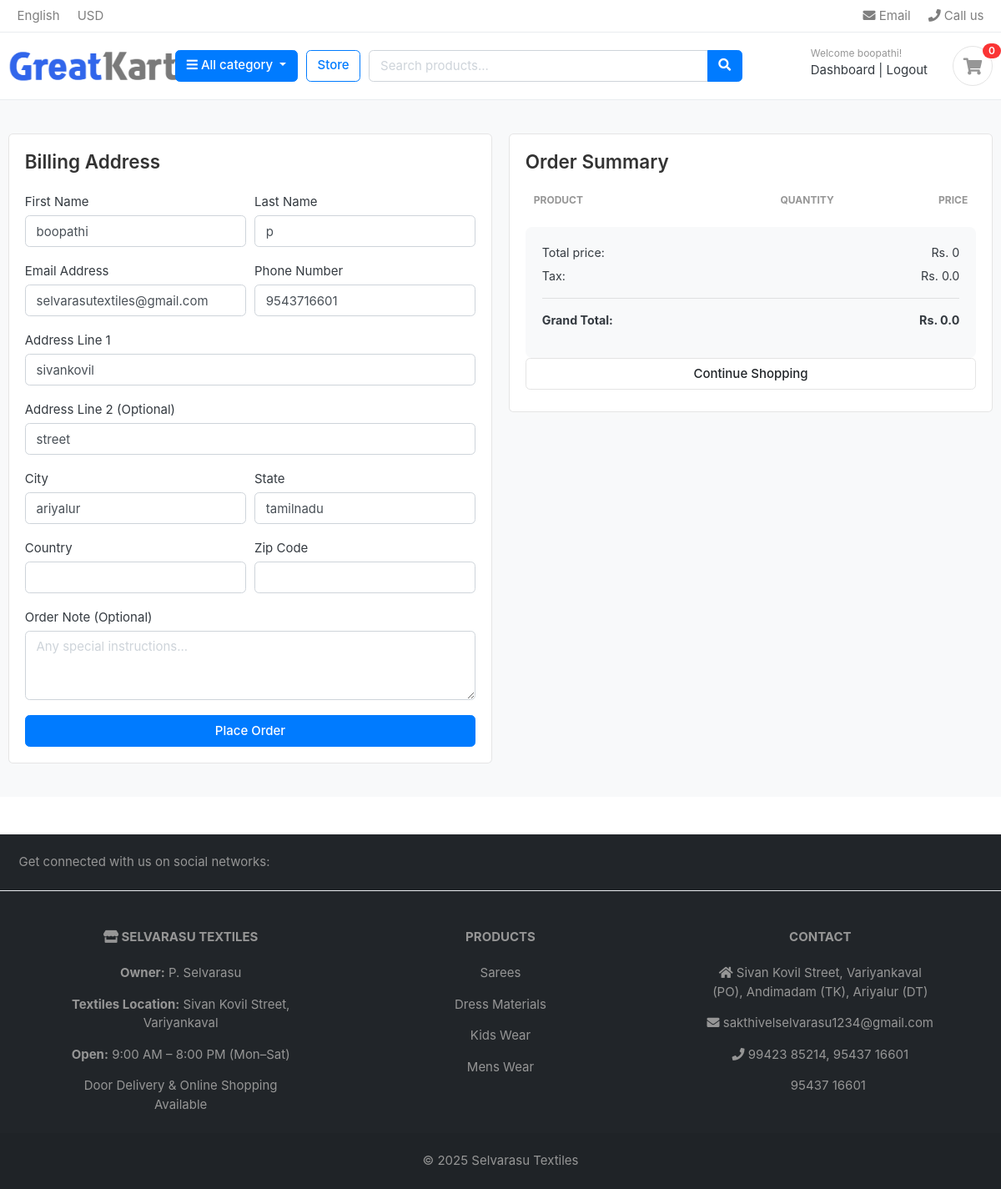
Page /cart/checkout/ (signed in) on the committed database.
### accounts/models.py (models this page shows, shortened)
class Account(AbstractBaseUser):
    first_name = models.CharField(max_length=50)
    last_name = models.CharField(max_length=50)
    username = models.CharField(max_length=50, unique=True)
    email = models.EmailField(max_length=100, unique=True)
    phone_number = models.CharField(max_length=50)
    date_joined = models.DateTimeField(auto_now_add=True)
    last_login = models.DateTimeField(auto_now_add=True)
    is_admin = models.BooleanField(default=False)
    is_staff = models.BooleanField(default=False)
    is_active = models.BooleanField(default=False)
    is_superadmin = models.BooleanField(default=False)
    USERNAME_FIELD = 'email'
    REQUIRED_FIELDS = ['username', 'first_name', 'last_name']
    objects = MyAccountManager()

class UserProfile(models.Model):
    user = models.OneToOneField(Account, on_delete=models.CASCADE)
    address_line_1 = models.CharField(blank=True, max_length=100)
    address_line_2 = models.CharField(blank=True, max_length=100)
    profile_picture = models.ImageField(blank=True, upload_to='userprofile')
    city = models.CharField(blank=True, max_length=20)
    state = models.CharField(blank=True, max_length=20)

### carts/views.py (the view, shortened to what this page needs)
# urls.py: path('checkout/', views.checkout, name='checkout'),
@login_required(login_url='login')
def checkout(request, total=0, quantity=0, cart_items=None):
    try:
        tax = 0
        grand_total = 0
        if request.user.is_authenticated:
            cart_items = CartItem.objects.filter(user=request.user, is_active=True)
        else:
            cart = Cart.objects.get(cart_id=_cart_id(request))
            cart_items = CartItem.objects.filter(cart=cart, is_active=True)
        for cart_item in cart_items:
            total += (cart_item.product.price * cart_item.quantity)
            quantity += cart_item.quantity
        tax = (2 * total) / 100
        grand_total = total + tax
    except ObjectDoesNotExist:
        pass
    context = {
        'total': total,
        'quantity': quantity,
        'cart_items': cart_items,
        'tax': tax,
        'grand_total': grand_total,
    }
    return render(request, 'store/checkout.html', context)

### Category/context_processors.py (called while the page is built)
def menu_links(request):
    links = Category.objects.all()
    return dict(links=links)

### Category/models.py (called while the page is built)
    def get_url(self):
        return reverse('products_by_category',args=[self.slug])

### carts/context_processors.py (called while the page is built)
def counter(request):
    item_count = 0
    if 'admin' in request.path:
        return {}
    else:
        try:
            if request.user.is_authenticated:
                cart_items = CartItem.objects.filter(user=request.user, is_active=True)
            else:
                cart = Cart.objects.get(cart_id=_cart_id(request))
                cart_items = CartItem.objects.filter(cart=cart, is_active=True)
            for cart_item in cart_items:
                item_count += cart_item.quantity
        except Cart.DoesNotExist:
            item_count = 0
    return dict(item_count=item_count)

### templates/store/checkout.html (shortened to what this page needs)
{% extends 'base.html' %}
{% load static %}
{% block content %}
<section class="section-content padding-y bg">
<div class="container">
<div class="row">
    <aside class="col-lg-6">
        <div class="card">
            <div class="card-body">
                <h4 class="card-title mb-4">Billing Address</h4>
                <form action="{% url 'place_order' %}" method="POST">
                    <div class="form-row">
                        <div class="col form-group">
                            <label for="first_name">First Name</label>
                            <input type="text" class="form-control" name="first_name" value="{{ user.first_name }}" required>
                        </div>
                        <div class="col form-group">
                            <label for="last_name">Last Name</label>
                            <input type="text" class="form-control" name="last_name" value="{{ user.last_name }}" required>
                        </div>
                    </div>
                    <div class="form-row">
                        <div class="col form-group">
                            <label for="email">Email Address</label>
                            <input type="email" class="form-control" name="email" value="{{ user.email }}" required>
                        </div>
                        <div class="col form-group">
                            <label for="phone">Phone Number</label>
                            <input type="text" class="form-control" name="phone" value="{{ user.phone_number }}" required>
                        </div>
                    </div>
                    <div class="form-group">
                        <label for="address_line_1">Address Line 1</label>
                        <input type="text" class="form-control" name="address_line_1" value="{{ user.userprofile.address_line_1 }}" required>
                    </div>
                    <div class="form-group">
                        <label for="address_line_2">Address Line 2 (Optional)</label>
                        <input type="text" class="form-control" name="address_line_2" value="{{ user.userprofile.address_line_2 }}">
                    </div>
                    <div class="form-row">
                        <div class="col form-group">
                            <label for="city">City</label>
                            <input type="text" class="form-control" name="city" value="{{ user.userprofile.city }}" required>
                        </div>
                        <div class="col form-group">
                            <label for="state">State</label>
                            <input type="text" class="form-control" name="state" value="{{ user.userprofile.state }}" required>
                        </div>
                    </div>
                    <div class="form-row">
                        <div class="col form-group">
                            <label for="country">Country</label>
                            <input type="text" class="form-control" name="country" value="{{ user.userprofile.country }}" required>
                        </div>
                        <div class="col form-group">
                            <label for="zip_code">Zip Code</label>
                            <input type="text" class="form-control" name="zip_code" value="{{ user.userprofile.zip_code }}" required>
                        </div>
                    </div>
                    <div class="form-group">
                        <label for="order_note">Order Note (Optional)</label>
                        <textarea class="form-control" name="order_note" rows="3" placeholder="Any special instructions..."></textarea>
                    </div>
                    <button type="submit" class="btn btn-primary btn-block">Place Order</button>
                </form>
            </div>
        </div>
    </aside>
    <aside class="col-lg-6">
        <div class="card">
            <div class="card-body">
                <h4 class="card-title mb-4">Order Summary</h4>
                <div class="order-summary">
                    <div class="row text-muted small text-uppercase mb-3">
                        <div class="col-6"><strong>PRODUCT</strong></div>
                        <div class="col-3 text-center"><strong>QUANTITY</strong></div>
                        <div class="col-3 text-right"><strong>PRICE</strong></div>
                    </div>
                </div>
                <div class="order-totals mt-4">
                    <div class="d-flex justify-content-between mb-2">
                        <span>Total price:</span>
                        <span>Rs. {{ total }}</span>
                    </div>
                    <div class="d-flex justify-content-between mb-2">
                        <span>Tax:</span>
                        <span>Rs. {{ tax }}</span>
                    </div>
                    <hr>
                    <div class="d-flex justify-content-between mb-3">
                        <strong>Grand Total:</strong>
                        <strong>Rs. {{ grand_total }}</strong>
                    </div>
                </div>
                <a href="{% url 'store' %}" class="btn btn-light btn-block mb-2">Continue Shopping</a>
            </div>
        </div>
    </aside>
</div>
</div>
</section>
{% endblock %}

### templates/includes/navbar.html (shortened to what this page needs)
{% load static %}
<header class="section-header">
<nav class="navbar p-md-0 navbar-expand-sm navbar-light border-bottom">
<div class="container">
  <div class="collapse navbar-collapse" id="navbarTop4">
    <ul class="navbar-nav mr-auto">
    	<li class="nav-item dropdown">
		 	<a href="#" class="nav-link">   English </a>
		</li>
		<li class="nav-item dropdown">
			<a href="#" class="nav-link"> USD </a>
		</li>
    </ul>
    <ul class="navbar-nav">
		<li><a href="#" class="nav-link"> <i class="fa fa-envelope"></i> Email </a></li>
		<li><a href="#" class="nav-link"> <i class="fa fa-phone"></i> Call us </a></li>
	</ul>
  </div>
</div>
</nav>
<section class="header-main border-bottom">
	<div class="container">
<div class="row align-items-center">
	<div class="col-lg-2 col-md-3 col-6">
		<a href="{% url 'home' %}" class="brand-wrap">
			<img class="logo" src="{% static 'images/logo.png' %}">
		</a>
	</div>
	<div class="col-lg col-sm col-md col-6 flex-grow-0">
		<div class="category-wrap dropdown d-inline-block float-right">
			<button type="button" class="btn btn-primary dropdown-toggle" data-toggle="dropdown">
				<i class="fa fa-bars"></i> All category
			</button>
		</div>
	</div>
	<a href="{% url 'store' %}" class="btn btn-outline-primary">Store</a>
	<div class="col-lg  col-md-6 col-sm-12 col">
		<form action="{% url 'search' %}" class="search" method="GET">
			<div class="input-group w-100">
				<input type="text" class="form-control" style="width:60%;" placeholder="Search products..." name="keyword" value="{{ request.GET.keyword }}">
				<div class="input-group-append">
					<button class="btn btn-primary" type="submit">
						<i class="fa fa-search"></i>
					</button>
				</div>
			</div>
		</form>
	</div>
	<div class="col-lg-3 col-sm-6 col-8 order-2 order-lg-3">
				<div class="d-flex justify-content-end mb-3 mb-lg-0">
					{% if request.user.is  %}
					<div class="widget-header">
						<small class="title text-muted">Welcome guest!</small>
						<div>
							<a href="{% url 'login' %}">Sign in</a> <span class="dark-transp"> | </span>
							<a href="{% url 'register' %}"> Register</a>
						</div>
					</div>
					{% else %}
					<div class="widget-header">
						<small class="title text-muted">Welcome {{ request.user.first_name }}!</small>
						<div>
							<a href="{% url 'dashboard' %}">Dashboard</a> <span class="dark-transp"> | </span>
							<a href="{% url 'logout' %}">Logout</a>
						</div>
					</div>
					{% endif %}
					<a href="{% url 'cart' %}" class="widget-header pl-3 ml-3">
						<div class="icon icon-sm rounded-circle border"><i class="fa fa-shopping-cart"></i></div>
						<span class="badge badge-pill badge-danger notify">{{ item_count }}</span>
					</a>
				</div>
			</div>
</div>
	</div>
</section>
</header>

### static/css/ui.css (style rules this page uses)
html { font-family: "Inter", sans-serif; font-size: 15px; }
.icon-xs, .icon-sm, .icon-md, .icon-lg { display: inline-block; text-align: center; flex-shrink: 0; flex-grow: 0; }
.icon-sm { width: 48px; height: 48px; line-height: 48px !important; font-size: 20px; }
.padding-y { padding-top: 40px; padding-bottom: 40px; }
article:after, .form-group:after { display: block; clear: both; content: ""; }
.bg { background-color: #f8f9fa; }
.header-main { position: relative; padding-top: 1rem; padding-bottom: 1rem; }
.brand-wrap .logo, .navbar-brand .logo { margin-right: 7px; max-height: 42px; display: inline-block; }
.widget-header { display: inline-block; vertical-align: middle; position: relative; }
.widget-header a { color: #343a40; }
.widget-header i { color: #969696; }
.widget-header .title { display: block; }
.widget-header .notify { position: absolute; top: -3px; right: -10px; }
.btn-light { background-color: #fff; border-color: #e4e4e4; }
.notify { position: absolute; top: -4px; right: -10px; display: inline-block; padding: 0.25em 0.6em; font-size: 12px; line-height: 1; text-align: center; border-radius: 3rem; color: #fff; background-color: #fa3434; }

### static/css/custom.css (style rules this page uses)
.brand-wrap { display: inline-block; text-decoration: none; }
.brand-wrap .logo { max-height: 50px; width: auto; height: auto; object-fit: contain; transition: transform 0.3s ease; }
.btn-primary { background-color: #007bff; border-color: #007bff; color: white; }
.btn-outline-primary { color: #007bff; border-color: #007bff; background-color: transparent; }

### templates/store/checkout.html (style rules this page uses)
.order-summary .row { margin: 0; }
.order-totals { background-color: #f8f9fa; padding: 20px; border-radius: 8px; }
.order-totals .d-flex { font-size: 0.95em; }
.order-totals hr { margin: 15px 0; }
.border-bottom { border-bottom: 1px solid #e9ecef !important; }
.card-title { font-weight: 600; color: #333; }

### rows in the picture
Account: user.first_name "boopathi", first_name "boopathi", last_name "p", email "selvarasutextiles@gmail.com", phone "9543716601", address_line_1 "sivankovil", address_line_2 "street", city "ariyalur", state "tamilnadu"

### other values in the picture
{{ item_count }} "0"
{{ total }} "0"
{{ tax }} "0.0"
{{ grand_total }} "0.0"
